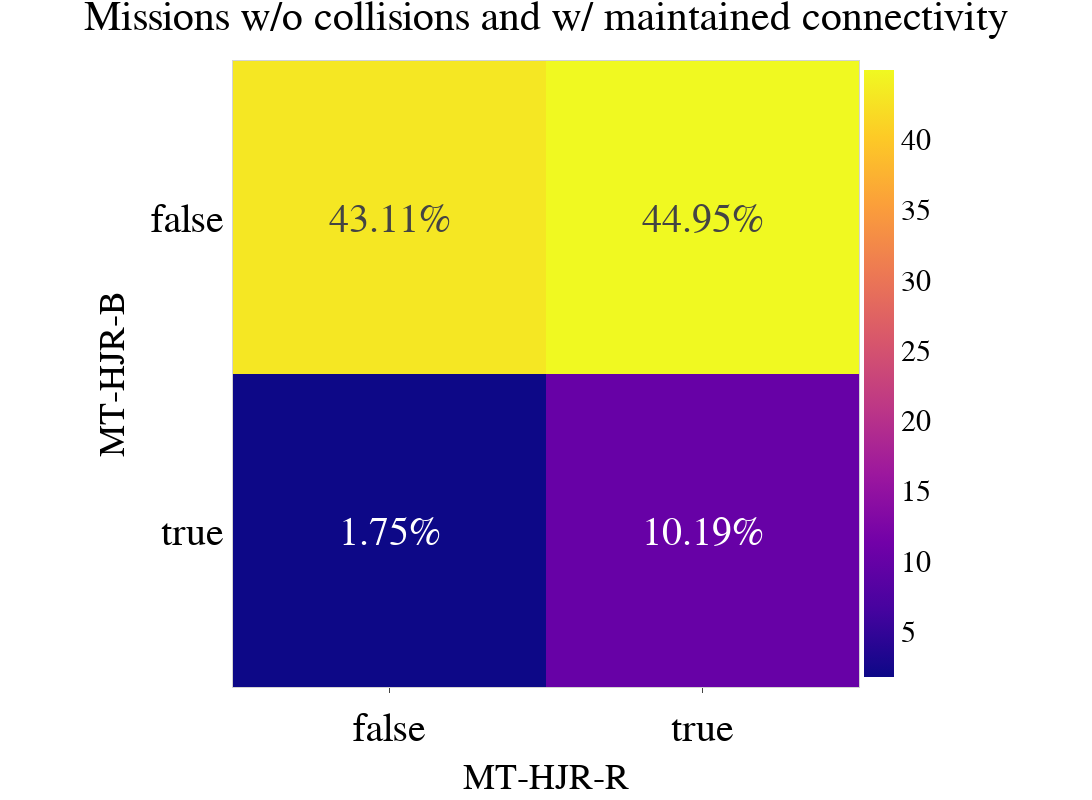

The cell this chart's notebook holds for it:
### Markdown cell above
+ Connectivity and Collision maintenance performance

### Code cell
connect_objective_reactive = (metrics_hj_reactive["fiedler_min"]>1e-20) & (metrics_hj_reactive["Number_of_collision"] == 0)
connect_objective_hj_naive = (metrics_hj_naive["fiedler_min"]>1e-20) & (metrics_hj_naive["Number_of_collision"] == 0)
fig_react_maint = plot_confusion_matrix(connect_objective_hj_naive , connect_objective_reactive , 
    'MT-HJR-B', 'MT-HJR-R', title_name= 'Missions w/o collisions and w/ maintained connectivity')
fig_react_maint.write_image("reactive_conf_mat_HC.svg")

### Figure 1 — Plotly figure (JSON) as saved in the notebook; plotly's stock layout.template omitted (floating-point values rounded to 4 significant figures)
{"data": [{"coloraxis": "coloraxis", "hovertemplate": "MT-HJR-R: %{x}<br>MT-HJR-B: %{y}<br>color: %{z}<extra></extra>", "name": "0", "text": [[43.11, 44.95], [1.748, 10.19]], "textfont": {"size": 40}, "texttemplate": "%{text:.2f}%", "type": "heatmap", "x": [false, true], "xaxis": "x", "y": [false, true], "yaxis": "y", "z": [[43.11, 44.95], [1.748, 10.19]]}], "layout": {"coloraxis": {"colorbar": {"x": 0.83, "y": 0.5}, "colorscale": [[0, "#0d0887"], [0.1111, "#46039f"], [0.2222, "#7201a8"], [0.3333, "#9c179e"], [0.4444, "#bd3786"], [0.5556, "#d8576b"], [0.6667, "#ed7953"], [0.7778, "#fb9f3a"], [0.8889, "#fdca26"], [1, "#f0f921"]]}, "font": {"color": "black", "family": "Palatino", "size": 30}, "height": 800, "margin": {"t": 60}, "plot_bgcolor": "white", "title": {"text": "Missions w/o collisions and w/ maintained connectivity", "x": 0.5}, "width": 1200, "xaxis": {"anchor": "y", "constrain": "domain", "domain": [0, 1], "gridcolor": "lightgrey", "linecolor": "lightgrey", "mirror": true, "scaleanchor": "y", "showline": true, "tickfont": {"color": "black", "family": "Palatino", "size": 40}, "ticks": "outside", "title": {"text": "MT-HJR-R"}}, "yaxis": {"anchor": "x", "autorange": "reversed", "constrain": "domain", "domain": [0, 1], "gridcolor": "lightgrey", "linecolor": "lightgrey", "mirror": true, "showline": true, "tickfont": {"color": "black", "family": "Palatino", "size": 40}, "title": {"text": "MT-HJR-B"}}}}
